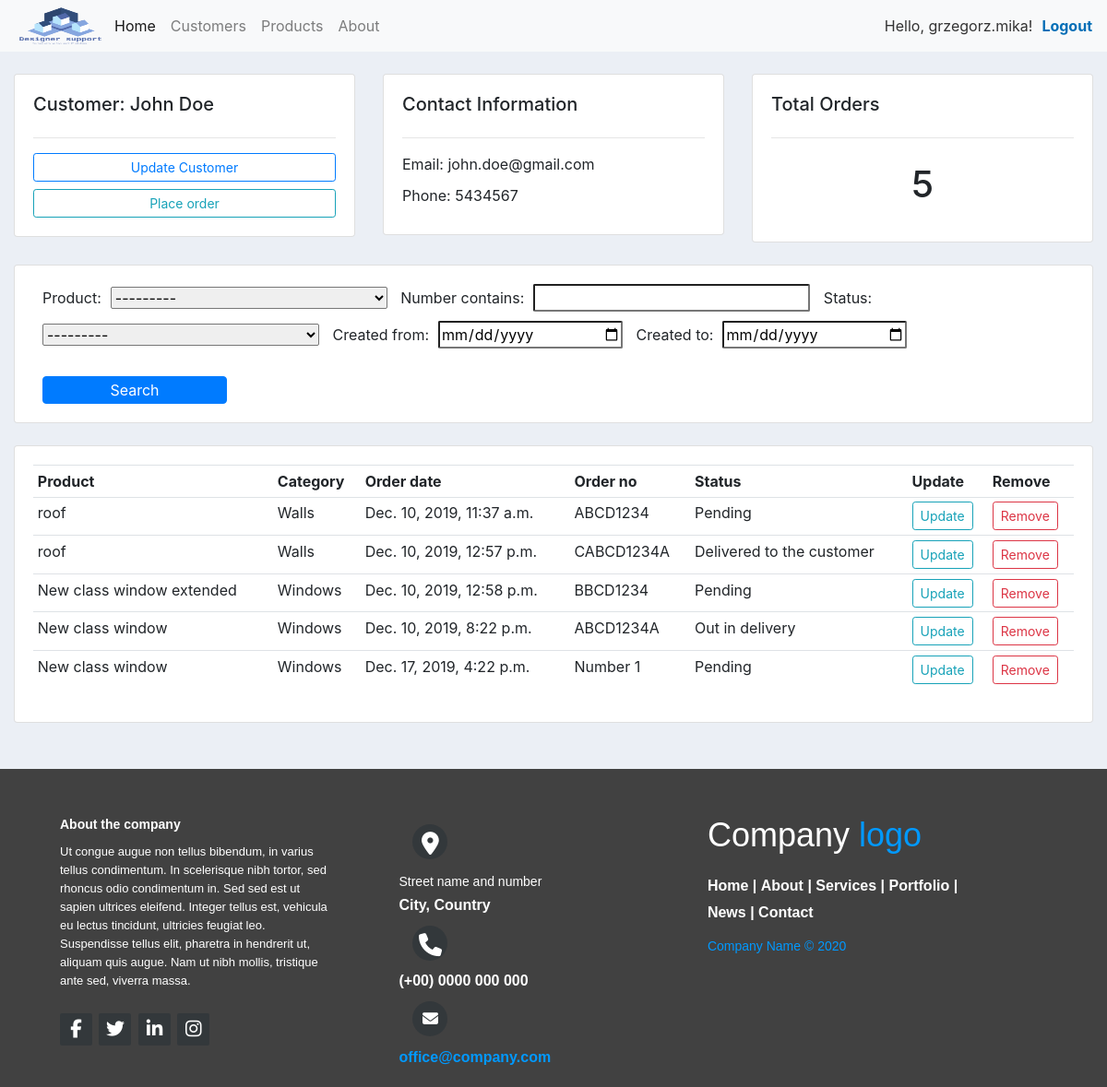
Screenshot of /customers/1/ (signed in) with the database file from the repository.
### accounts/models.py (models this page shows, shortened)
class Customer(models.Model):
    name = models.CharField(max_length=200)
    phone = models.CharField(max_length=200, null=True)
    email = models.CharField(max_length=200,unique=True)
    date_created = models.DateTimeField(auto_now_add=True)

class Order(models.Model):
    customer = models.ForeignKey(Customer,null=True, on_delete=models.SET_NULL)
    product = models.ForeignKey(Product,null=True, on_delete=models.SET_NULL)
    STATUS = (
        ('PENDING', 'Pending'),
        ('UNDER_DELIVERY','Out in delivery'),
        ('DELIVERED', 'Delivered to the customer')
    )
    number = models.CharField(max_length=200)
    date_created = models.DateTimeField(auto_now_add=True)
    status = models.CharField(max_length=20, null=True, choices=STATUS)
    def status_value(self):
        for s in self.STATUS:
            if s[0] == self.status:
                return s[1]
        return None

class Product(models.Model):
    CATEGORY = (
        ('CAT1', 'Windows'),
        ('CAT2', 'Doors'),
        ('CAT3', 'Walls'),
    )
    name = models.CharField(max_length=200)
    price = models.FloatField()
    category = models.CharField(max_length=20, null=True, choices=CATEGORY)
    description = models.TextField(max_length=4000, null=True)
    date_created = models.DateTimeField(auto_now_add=True)
    tags = models.ManyToManyField(Tag)
    def cat_value(self):
        for c in self.CATEGORY:
            if c[0] == self.category:
                return c[1]
        return None
    def __str__(self):
        return f'Product name: {self.name}'

### accounts/views.py (the view)
# urls.py: path('customers/<str:pk>/', views.accounts, name='customer'),
@login_required(login_url=reverse_lazy('login'))
def accounts(request, pk):
    customer = get_object_or_404(Customer, id=pk)
    orders = customer.order_set.all()
    o_l = len(orders)
    order_filter = OrderFilter(request.GET,queryset=orders)
    orders = order_filter.qs
    context = {'customer':customer, 'orders':orders, 'o_l':o_l, 'order_filter':order_filter}
    return render(request,'accounts/customers.html', context)

### accounts/templates/accounts/customers.html
{% extends "accounts/index.html" %}
{% block content %}
<br>
<div class="row">
	<div class="col-md">
		<div class="card card-body">
			<h5>Customer: {{customer.name}}</h5>
			<hr>
			<a class="btn btn-outline-primary  btn-sm btn-block" href="">Update Customer</a>
			<a class="btn btn-outline-info  btn-sm btn-block" href="{% url 'customer_orders' customer.id %}">Place order</a>
		</div>
	</div>
	<div class="col-md">
		<div class="card card-body">
			<h5>Contact Information</h5>
			<hr>
			<p>Email: <span>{{customer.email}}</span></p>
			<p>Phone: <span>{{customer.phone}}</span></p>
		</div>
	</div>
	<div class="col-md">
		<div class="card card-body">
			<h5>Total Orders</h5>
			<hr>
			<h1 style="text-align: center;padding: 10px">{{o_l}}</h1>
		</div>
	</div>
</div>
<br>
<div class="row">
	<div class="col">
		<div class="card card-body">
			<form method="get" class="inline-search">
				{{ order_filter.form }}
		    <button class="btn btn-primary" type="submit">Search</button>
		  </form>
		</div>
	</div>
</div>
<br>
<div class="row">
	<div class="col-md">
		<div class="card card-body">
			<table class="table table-sm">
				<tr>
					<th>Product</th>
					<th>Category</th>
					<th>Order date </th>
					<th>Order no </th>
					<th>Status</th>
					<th>Update</th>
					<th>Remove</th>
                </tr>
                {% for o in orders %}
                    <tr>
                        <td>{{ o.product.name}}</td>
                        <td>{{ o.product.cat_value}}</td>
						<td>{{ o.date_created}}</td>
						<td>{{ o.number}}</td>
                        <td>{{ o.status_value }}</td>
                        <td><a href="{% url 'upd_order' o.id %}" class="btn btn-sm btn-outline-info">Update</a></td>
                        <td><a href="{% url 'del_order' o.id %}" class="btn btn-sm btn-outline-danger">Remove</a></td>
				</tr>
                {% endfor %}
			</table>
		</div>
	</div>
</div>
{% endblock content %}

### accounts/templates/accounts/navbar.html (shortened to what this page needs)
{% load static %}
<nav class="navbar navbar-expand-lg navbar-light bg-light">
  <img src="{% static '/img/logo_transparent_wider.png' %}" alt="Logo" class="logo-img">
  <div class="collapse navbar-collapse" id="navbarNav">
    <ul class="navbar-nav">
      {% if user.is_authenticated %}
        <li class="nav-item active">
          <a class="nav-link" href="{% url 'home' %}">Home <span class="sr-only">(current)</span></a>
        </li>
        <li class="nav-item">
          <a class="nav-link" href="{% url 'customer' user.id %}">Customers</a>
        </li>
        <li class="nav-item">
          <a class="nav-link" href="{% url 'products' %}">Products</a>
        </li>
      {% endif %}
      <li class="nav-item">
        <a class="nav-link" href="{% url 'contact' %}">About</a>
      </li>
    </ul>
  </div>
  {% if user.is_authenticated %}
  <span class="nav-hello-msg">Hello, {{request.user}}!</span>
  {% endif %}
  <span ><a class="nav-login" {% if user.is_authenticated %} href="{% url 'logout' %}">Logout {% else %} href="{% url 'login' %}">Login{% endif %}</a></span>
</nav>

### static/css/main.css (style rules this page uses)
a, a:link, a:visited { text-decoration: none!important; }
body { background-color: #ebeff5; }
.logo-img { width:100px; height:40px }
form label { display: block; margin-left: 50px; margin-bottom: 0px; }
form select, input, p, button { display: block; width:300px; border-radius: 2px; margin-bottom: 10px; }
form button { background-color: #0099ff; color: #333; border-radius: 5px; transition: ease 0.5s; width: 80%; margin: 0 10%; margin-bottom: 20px; }
.nav-hello-msg { color: #333; margin: 0 10px; }
.nav-login { color: #026eb6; font-weight: bold; }
.inline-search > label, .inline-search > select, .inline-search >input { display: inline; margin-left: 10px; }
.inline-search >button { display: block; margin: 20px 0 0 10px; width: 200px; padding: 2px 10px; }
.datepicker { width: 200px; }

### rows the page displays
Customer: name "John Doe", email "john.doe@gmail.com", phone "5434567"
Order: product.name "roof", product.cat_value "Walls", date_created "Dec. 10, 2019, 11:37 a.m.", number "ABCD1234", status_value "Pending"
Order: product.name "roof", product.cat_value "Walls", date_created "Dec. 10, 2019, 12:57 p.m.", number "CABCD1234A", status_value "Delivered to the customer"
Order: product.name "New class window extended", product.cat_value "Windows", date_created "Dec. 10, 2019, 12:58 p.m.", number "BBCD1234", status_value "Pending"
Order: product.name "New class window", product.cat_value "Windows", date_created "Dec. 10, 2019, 8:22 p.m.", number "ABCD1234A", status_value "Out in delivery"
Order: product.name "New class window", product.cat_value "Windows", date_created "Dec. 17, 2019, 4:22 p.m.", number "Number 1", status_value "Pending"

### other values shown
{{ request.user }} "grzegorz.mika"
{{ o_l }} "5"
